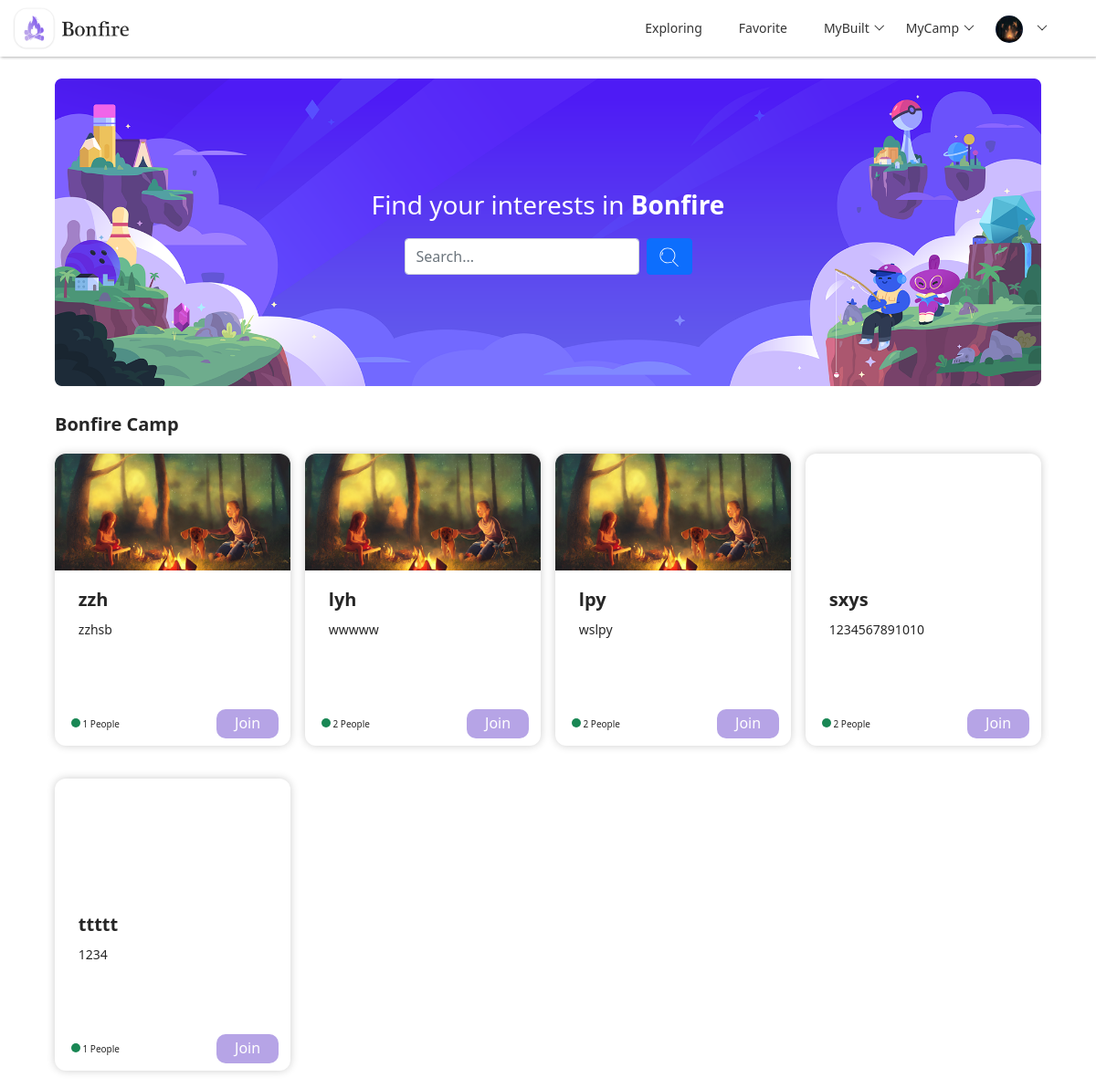
Page / (signed in) on the committed database.
### models.py (models this page shows)
class UserModel(db.Model):
    __tablename__ = "user"
    id = db.Column(db.Integer, primary_key=True, autoincrement=True)
    username = db.Column(db.String(200), nullable=False, unique=False)
    email = db.Column(db.String(100), nullable=False, unique=False)
    password = db.Column(db.String(200), nullable=False)
    avatar = db.Column(db.String(200), nullable=False, default="default.png")
    gender = db.Column(db.String(10), nullable=True)
    birthday = db.Column(db.DateTime, nullable=True)
    description = db.Column(db.String(200), nullable=True)
    join_time = db.Column(db.DateTime, default=datetime.now)

class CampModel(db.Model):
    __tablename__ = "camp"
    id = db.Column(db.Integer, primary_key=True, autoincrement=True)
    name = db.Column(db.String(100), nullable=False, unique=False)
    description = db.Column(db.String(200), nullable=True)
    background = db.Column(db.String(200), nullable=True, default="default_camp.png")
    create_time = db.Column(db.DateTime, default=datetime.now)

### blueprints/index.py (the view)
class Index(Resource):
    def get(self):
        camps = CampModel.query.all()
        camp_user = CampUserModel.query.all()
        users_in_camp = {}
        for camp in camps:
            users_in_camp[camp.id] = 0
        for user in camp_user:
            users_in_camp[user.camp_id] += 1
        print(users_in_camp)
        camps_list = []
        camps_dict = {}
        for camp in camps:
            camps_dict["camp_id"] = camp.id
            camps_dict["camp_name"] = camp.name
            camps_dict["camp_description"] = camp.description
            camps_dict["camp_background"] = camp.background
            camps_dict["users_num"] = users_in_camp[camp.id]
            camps_list.append(camps_dict)
            camps_dict = {}
        camp_builders = get_all_camp_builder()
        camp_joins = get_all_camp_join()
        return render_template("index.html", camps=camps_list, camp_builders=camp_builders, camp_joins=camp_joins)

### app.py (called while the page is built)
@app.before_request
def before_request():
    user_id = session.get("user_id")
    if user_id:
        try:
            user = UserModel.query.get(user_id)
            g.user = user
        except:
            g.user = None

@app.context_processor
def context_processor():
    if hasattr(g, "user"):
        return {"user": g.user}
    else:
        return {}

### blueprints/index.py (called while the page is built)
@api.representation('text/html')
def output_html(data, code, headers=None):
    if isinstance(data, str):
        resp = Response(data)
        return resp
    else:
        return Response(json.dumps(data), mimetype='application/json')

### controller.py (called while the page is built)
def get_all_camp_builder():
    user_id = session.get("user_id")
    if user_id:
        camp_user = CampUserModel.query.filter_by(user_id=user_id, identity="Builder").all()
        camps = []
        camp_dict = {}
        for camp in camp_user:
            camp_dict["camp_id"] = camp.camp_id
            camp = CampModel.query.filter_by(id=camp.camp_id).first()
            camp_dict["camp_name"] = camp.name
            camps.append(camp_dict)
            camp_dict = {}
        return camps
    else:
        return {}

def get_all_camp_join():
    user_id = session.get("user_id")
    if user_id:
        camp_user = CampUserModel.query.filter_by(user_id=user_id).filter(CampUserModel.identity.in_(["Admin", "Member"])).all()
        camps = []
        camp_dict = {}
        for camp in camp_user:
            camp_dict["camp_id"] = camp.camp_id
            camp = CampModel.query.filter_by(id=camp.camp_id).first()
            camp_dict["camp_name"] = camp.name
            camps.append(camp_dict)
            camp_dict = {}
        return camps
    else:
        return {}

### templates/index.html (shortened to what this page needs)
{% extends "components/index_navi.html" %}
{% block head %}
    <link rel="stylesheet" href="{{ url_for('static', filename='css/index.css') }}">
{% endblock %}
{% block body %}
    <div class="box-container">
        <div class="head-container">
            <img class="head-pho" src="{{ url_for('static', filename='images/container_pho.png') }}">
            <div class="head-wrapper">
                <h3 style="margin-bottom: 20px; color: white">Find your interests in <b>Bonfire</b></h3>
                <form class="d-flex" id="search-bar" method="get" action="{{ url_for("index.index") }}">
                    <input class="form-control me-2 add-input" type="search" placeholder="Search..." name="todos">
                    <button class="btn btn-primary" type="submit" id="search-btn">
                    </button>
                </form>
            </div>
        </div>
        <div class="container-content">
            <h3 class="container-content-title">
                Bonfire Camp
            </h3>
            <div class="item-container">
                {% for camp in camps %}
                    <div class="item">
                        {% if camp["camp_background"] == "default_camp.png" %}
                            <div class="item-photo" style="background-image: url('../static/images/default_camp.png');"></div>
                        {% else %}
                            <div class="item-photo" style="background-image: url('../static/upload/background/{{ camp["camp_background"] }}');"></div>
                        {% endif %}
                        <div class="item-content">
                            <h4 class="item-content-title">
                                {{ camp["camp_name"] }}
                            </h4>
                            <p class="item-content-des">
                                {{ camp["camp_description"] }}
                            </p>
                        </div>
                        <div class="item-info">
                            <div class="item-info-people">
                                <div class="circle bg-success"></div>
                                <p class="info-people" id="users_num_{{ camp["camp_id"] }}">{{ camp["users_num"] }}</p>
                                <p class="info-people">People</p>
                            </div>
                            <button class="item-info-join" onclick="join_camp({{ camp["camp_id"] }})">
                                Join
                            </button>
                        </div>
                    </div>
                {% endfor %}
            </div>
        </div>
    </div>
{% endblock %}

### templates/components/index_navi.html (shortened to what this page needs)
<!DOCTYPE html>
<html lang="en">
<head>
    <link rel="stylesheet" href="{{ url_for('static', filename='bootstrap/bootstrap@5.1.1.min.css') }}">
    <link rel="stylesheet" href="{{ url_for('static', filename='css/base.css') }}">
    <link rel="stylesheet" href="{{ url_for('static', filename='layui/css/layui.css') }}">
    {% block head %}{% endblock %}
</head>
<body>
<nav class="navbar navbar-expand-md nav-bar fixed-top">
    <img class="justify-content-start navi-logo"
         src={{ url_for("static", filename="images/nav-logo.png") }}>
    <div class="collapse navbar-collapse justify-content-end nav-content" id="collapsibleNavbar">
        <ul class="navbar-nav nav-title layui-nav">
            <li class="layui-nav-item">
                <a href="{{ url_for("index.index") }}">Exploring</a>
            </li>
            <li class="layui-nav-item">
                <a href="{{ url_for("index.index") }}">Favorite</a>
            </li>
            <li class="layui-nav-item">
                <a href="javascript:">MyBuilt</a>
            </li>
            <li class="layui-nav-item">
                <a href="javascript:">MyCamp</a>
            </li>
            <li class="layui-nav-item">
                <a href="javascript:;">
                    {% if user.avatar == "default.png" %}
                        <img src="{{ url_for('static', filename='images/default.png') }}" alt="avatar"
                             class="layui-nav-img" id="navi-logo">
                    {% else %}
                        <img class="layui-nav-img"
                             src="/static/upload/avatar/{{ user.avatar }}"
                             alt="avatar" id="navi-logo">
                    {% endif %}
                </a>
            </li>
        </ul>
    </div>
</nav>
{% block body %}{% endblock %}
</body>
</html>

### static/css/base.css (style rules this page uses)
html { scroll-behavior:smooth; }
* { margin: 0; padding: 0; box-sizing: border-box; }
li { list-style: none }
img { border: 0; vertical-align: middle }
button { cursor: pointer }
a { color: #D6D6D6; text-decoration: none !important; }
p { margin-bottom: unset !important; }
button, input { font-family: Microsoft YaHei, Heiti SC, tahoma, arial, Hiragino Sans GB, "\5B8B\4F53", sans-serif; border: 0; outline: none; }
.navi-logo { height: 46px; margin-left: 10px; }
.nav-bar { box-shadow: 1px 1px 3px rgb(0 0 0 / 30%); backdrop-filter: saturate(180%) blur(20px)!important; z-index: 99!important; }
.nav-content { margin-right: 30px; }
.nav-title a { color: #343434 !important; transition: ease 0.3s; }

### static/css/index.css (style rules this page uses)
.box-container { display: flex; position: absolute; top:46px; width: 100vw; margin-top: 40px; flex-direction: column; align-items: center; }
.head-container { position: relative; width: 90vw; border-radius: 20px; margin-bottom: 20px; }
.head-pho { display: inherit; width: 100%; height: auto; }
.head-wrapper { position: absolute; top: 0; left: 0; bottom: 0; right: 0; display: flex; flex-direction: column; align-items: center; justify-content: center; }
.item-container { display: grid; width: 90vw; grid-gap: 16px; grid-template-columns: repeat(auto-fill, minmax(248px, 1fr)); }
.item { display: flex; position: relative; flex-direction: column; align-items: center; width: 100%; height: 320px; box-shadow: 0 0 10px rgba(0,0,0,0.2); border-radius: 12px; margin-bottom: 20px; transition: ease 0.3s; }
.item-photo { display: inherit; width: 100%; height: 40%; border-radius: 12px 12px 0 0; background-size: cover; }
.item-content { margin-top: 20px; width: 80%; height: 45%; }
.item-content-title { font-size: 20px; font-weight: bold; margin-bottom: 10px; }
.item-content-des { font-size:14px; }
.item-info { display:flex; position: absolute; bottom: 0; height: 15%; width: 90%; align-items: center; justify-content: space-between; }
.circle { display: inline-block; width: 10px; height: 10px; border-radius: 5px; }
.item-info-people { margin-left: 5px; font-size: 10px; }
.info-people { display: inline; }
.item-info-join { padding: 3px 20px; background-color: #b6a4e6; color: white; border-radius: 10px; transition: ease 0.3s; cursor: pointer; }
.container-content-title { font-size: 20px; font-weight: bold; margin-top: 10px; margin-bottom: 20px; }

### rows in the picture
UserModel: avatar (picture)
CampModel: camp_name "zzh", camp_description "zzhsb", users_num "1"
CampModel: camp_name "lyh", camp_description "wwwww", users_num "2"
CampModel: camp_name "lpy", camp_description "wslpy", users_num "2"
CampModel: camp_name "sxys", camp_description "1234567891010", users_num "2"
CampModel: camp_name "ttttt", camp_description "1234", users_num "1"
